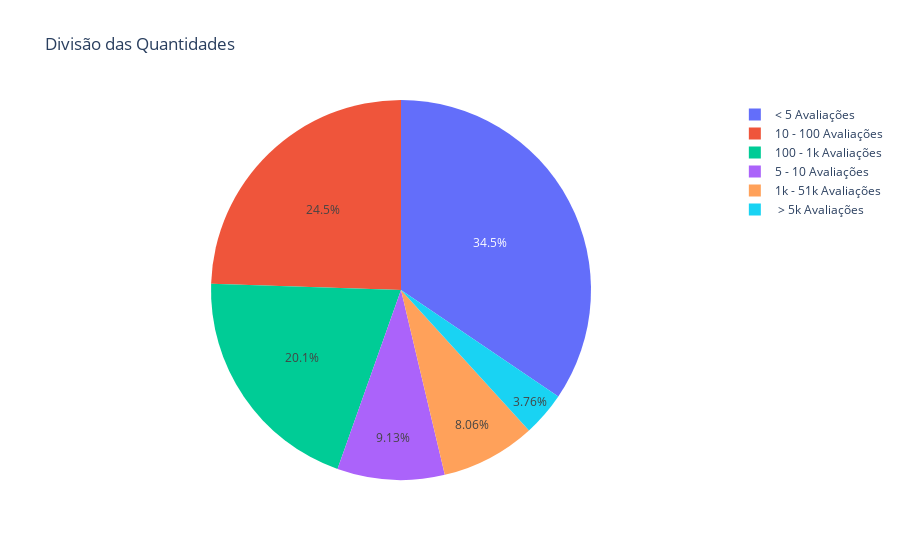

Write notebook code for a chart like this one.
### Code cell
# Aplicação
Pizza = title_rating['Count'].apply( Classificao_Quantidade ).value_counts( normalize=True )

# Tranformar em um DataFrame
Pizza = pd.DataFrame( Pizza ).reset_index()

# Plot
px.pie( 
    # DAdos
    data_frame=Pizza,
    # Paramewtros
    names='index', values='Count',
    # Titulo
    title='Divisão das Quantidades'
)

### Figure 1 — Plotly figure (JSON) as saved in the notebook; plotly's stock layout.template omitted (floating-point values rounded to 4 significant figures)
{"data": [{"domain": {"x": [0, 1], "y": [0, 1]}, "hovertemplate": "index=%{label}<br>Count=%{value}<extra></extra>", "labels": ["< 5 Avaliações", "10 - 100 Avaliações", "100 - 1k Avaliações", "5 - 10 Avaliações", "1k - 51k Avaliações", " > 5k Avaliações"], "legendgroup": "", "name": "", "showlegend": true, "type": "pie", "values": [0.3448, 0.2448, 0.201, 0.09129, 0.08059, 0.0376]}], "layout": {"legend": {"tracegroupgap": 0}, "title": {"text": "Divisão das Quantidades"}}}
